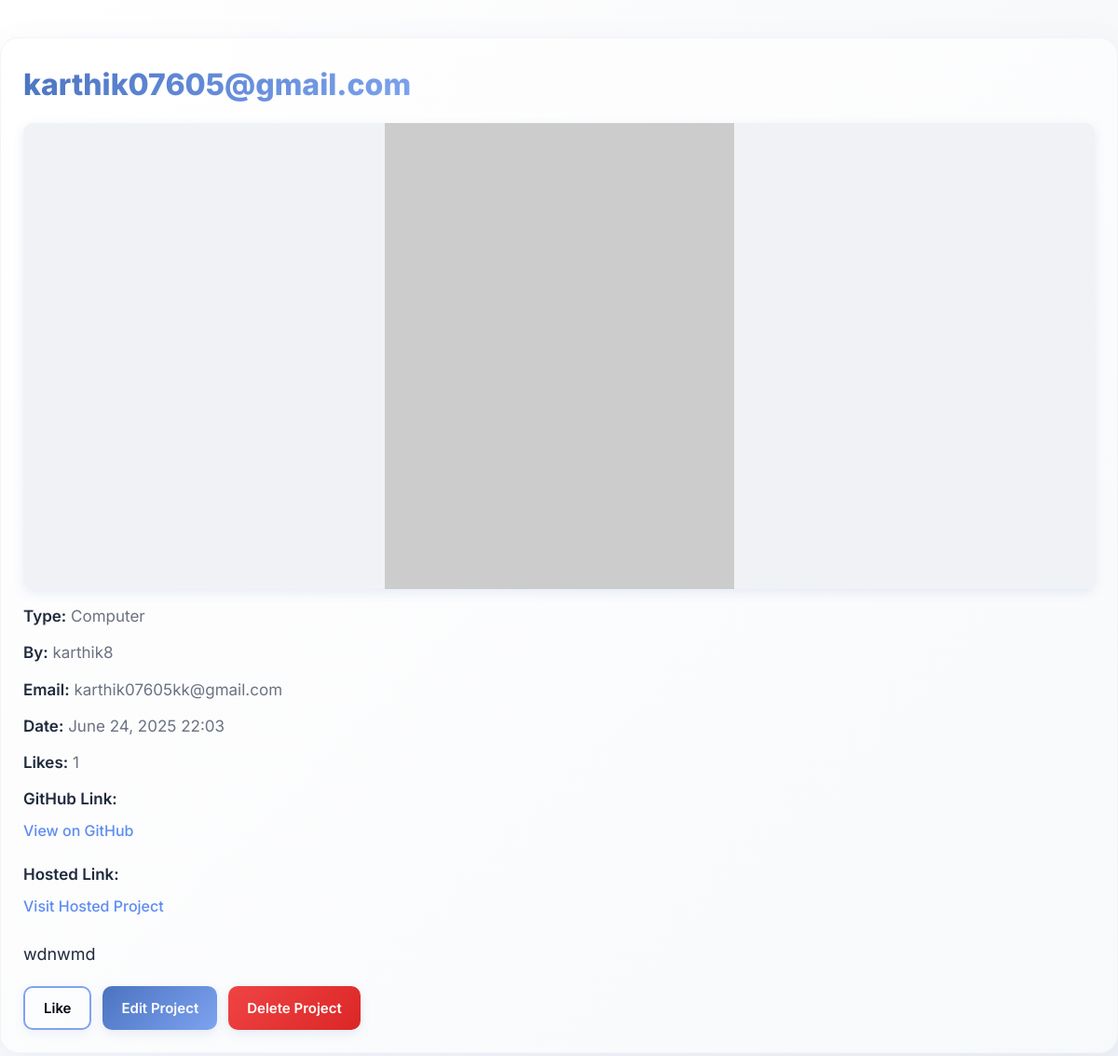
Screenshot of /user-project/20/ (signed in) with the database file from the repository.
### second/models.py (models this page shows, shortened)
class Project(models.Model):
    user = models.ForeignKey(User, on_delete=models.CASCADE)
    name = models.CharField(max_length=255)
    type = models.CharField(max_length=100)
    description = models.TextField(blank=True, null=True)
    image_urls = models.TextField()  # Mandatory, removed blank=True, null=True
    video_urls = models.TextField(blank=True, null=True)
    github_link = models.URLField(blank=True, null=True)
    hosted_link = models.URLField(blank=True, null=True)  # New optional field
    created_at = models.DateTimeField(auto_now_add=True)
    @property
    def images_list(self):
        return self.image_urls.split(',') if self.image_urls else []
    @property
    def videos_list(self):
        return self.video_urls.split(',') if self.video_urls else []
    @property
    def like_count(self):
        return self.likes.count()

class Profile(models.Model):
    user = models.OneToOneField(User, on_delete=models.CASCADE)
    name = models.CharField(max_length=100)
    mobile = models.CharField(max_length=15)

### second/views.py (the view)
# urls.py: path('user-project/<int:project_id>/', user_project_detail, name='user_project_detail'),
@login_required(login_url='/login/')
def user_project_detail(request, project_id):
    project = get_object_or_404(Project, id=project_id)
    if project.user != request.user:
        logger.warning(f"User {request.user.username} attempted to access project {project_id} they do not own")
        return JsonResponse({'status': 'Failed', 'message': 'You do not have permission to view this project'}, status=403)
    is_liked = Like.objects.filter(user=request.user, project=project).exists()
    return render(request, 'user_project_detail.html', {'project': project, 'is_liked': is_liked})

### second/templates/user_project_detail.html (shortened to what this page needs)
<!DOCTYPE html>
<html lang="en">
<head>
</head>
<body>
    <main>
        <div class="main-content">
            <div class="project-details">
                <h1 class="project-title">{{ project.name }}</h1>
                <div id="project-display">
                    <div class="image-section">
                        {% if project.images_list %}
                            <div class="main-image-container">
                                <img src="{{ project.images_list|first }}" loading="lazy" alt="{{ project.name }}" class="main-image" onerror="this.src='https://via.placeholder.com/300x400?text=Image+Failed';">
                            </div>
                        {% else %}
                            <div class="no-image">No Image</div>
                        {% endif %}
                    </div>
                    <p class="project-meta"><span class="label">Type:</span> {{ project.type }}</p>
                    <p class="project-meta"><span class="label">By:</span> {{ project.user.profile.name }}</p>
                    <p class="project-meta"><span class="label">Email:</span> {{ project.user.email }}</p>
                    <p class="project-meta"><span class="label">Date:</span> {{ project.created_at|date:"F d, Y H:i" }}</p>
                    <p class="project-meta"><span class="label">Likes:</span> {{ project.like_count }}</p>
                    <div class="project-links">
                        {% if project.github_link %}
                            <div class="link-group">
                                <span class="label">GitHub Link:</span>
                                <a href="{{ project.github_link }}" class="github-link" target="_blank" rel="noopener noreferrer">View on GitHub</a>
                            </div>
                        {% endif %}
                        {% if project.hosted_link %}
                            <div class="link-group">
                                <span class="label">Hosted Link:</span>
                                <a href="{{ project.hosted_link }}" class="hosted-link" target="_blank" rel="noopener noreferrer">Visit Hosted Project</a>
                            </div>
                        {% endif %}
                    </div>
                    {% if project.description %}
                        <p class="project-description">{{ project.description }}</p>
                    {% endif %}
                    <div class="action-buttons">
                        {% if user.is_authenticated %}
                            <button type="button" class="like-btn {% if is_liked %}liked{% endif %}" id="like-btn" data-project-id="{{ project.id }}" aria-label="{% if is_liked %}Unlike project{% else %}Like project{% endif %}">
                                {% if is_liked %}Unlike{% else %}Like{% endif %}
                            </button>
                        {% endif %}
                        <button class="edit-button" onclick="toggleEditForm()" aria-label="Edit project">Edit Project</button>
                        <button class="delete-button" onclick="deleteProject({{ project.id }})" aria-label="Delete project">Delete Project</button>
                    </div>
                </div>
            </div>
        </div>
    </main>
</body>
</html>

### second/templates/user_project_detail.html (style rules this page uses)
* { margin: 0; padding: 0; box-sizing: border-box; font-family: 'Inter', sans-serif; }
:root { --primary-color: rgb(1, 5, 14); --secondary-color: #7ea3f0; --accent-color: #b3c9f8; --light-gray: #f0f2f5; --lighter-gray: #f8f9fb; --text-primary: #1f2a3c; --text-secondary: #6b7280; --text-light: #9ca3af; --bg-primary: #ffffff; --bg-secondary: #ffffff; --bg-card: #ffffff; --border-color: #e5e7eb; --border-light: #f3f4f6; --shadow-xs: rgba(74, 115, 192, 0.08); --shadow-sm: rgba(74, 115, 192, 0.12); --shadow-md: rgba(74, 115, 192, 0.18); --shadow-lg: rgba(74, 115, 192, 0.25); --shadow-xl: rgba(74, 115, 192, 0.35); --gradient-primary: linear-gradient(135deg, #4a73c0 0%, #7ea3f0 100%); --gradient-light: linear-gradient(135deg, #ffffff 0%, #f0f2f5 100%); --gradient-card: linear-gradient(135deg, #ffffff 0%, #f8f9fb 100%); }
body { background: var(--gradient-light); color: var(--text-primary); line-height: 1.6; font-weight: 400; min-height: 100vh; animation: pageLoad 0.8s cubic-bezier(0.4, 0, 0.2, 1); }
.main-content { max-width: 1200px; margin: 40px auto; padding: 24px; background: var(--gradient-card); border-radius: 20px; box-shadow: 0 8px 32px var(--shadow-xs); border: 1px solid var(--border-light); animation: cardFloat 0.8s cubic-bezier(0.4, 0, 0.2, 1); }
.project-details { flex: 1; }
.project-title { font-size: 32px; font-weight: 800; margin-bottom: 16px; display: inline-block; background: var(--gradient-primary); -webkit-background-clip: text; -webkit-text-fill-color: transparent; background-clip: text; }
.image-section { margin-bottom: 16px; position: relative; }
.main-image-container { width: 100%; max-height: 500px; overflow: hidden; border-radius: 10px; box-shadow: 0 4px 12px var(--shadow-sm); display: flex; justify-content: center; align-items: center; background: var(--light-gray); }
.main-image { width: 100%; height: auto; max-width: 100%; max-height: 500px; object-fit: contain; border-radius: 10px; transition: transform 0.4s ease; }
.project-meta { font-size: 17px; color: var(--text-secondary); margin-bottom: 12px; }
.project-meta .label { font-weight: 600; color: var(--text-primary); }
.project-links { margin-bottom: 16px; }
.project-links .link-group { margin-bottom: 12px; }
.project-links .label { font-size: 17px; font-weight: 600; color: var(--text-primary); margin-bottom: 8px; display: block; }
.github-link, .hosted-link { font-size: 16px; color:rgb(93, 140, 241); text-decoration: none; font-weight: 500; display: inline-block; margin-bottom: 8px; transition: color 0.3s ease; }
.project-description { font-size: 18px; color: var(--text-primary); margin-bottom: 20px; }
.action-buttons { display: flex; gap: 12px; margin-top: 16px; }
button { padding: 12px 20px; border-radius: 10px; font-weight: 600; font-size: 15px; cursor: pointer; transition: all 0.4s cubic-bezier(0.4, 0, 0.2, 1); border: none; position: relative; overflow: hidden; background: var(--gradient-primary); color: white; box-shadow: 0 4px 12px var(--shadow-sm); }
button::before { content: ''; position: absolute; top: 0; left: -100%; width: 100%; height: 100%; background: linear-gradient(90deg, transparent, rgba(255,255,255,0.2), transparent); transition: left 0.6s; }
.edit-button { background: var(--gradient-primary); color: white; }
.delete-button { background: linear-gradient(135deg, #EF4444 0%, #DC2626 100%); }
.like-btn { background: transparent; color: var(--primary-color); border: 2px solid var(--secondary-color); box-shadow: 0 4px 12px var(--shadow-xs); }

### rows the page displays
Project: name "karthik07605@gmail.com", type "Computer", user.profile.name "karthik8", user.email "karthik07605kk@gmail.com", created_at "June 24, 2025 22:03", like_count "1", description "wdnwmd"
